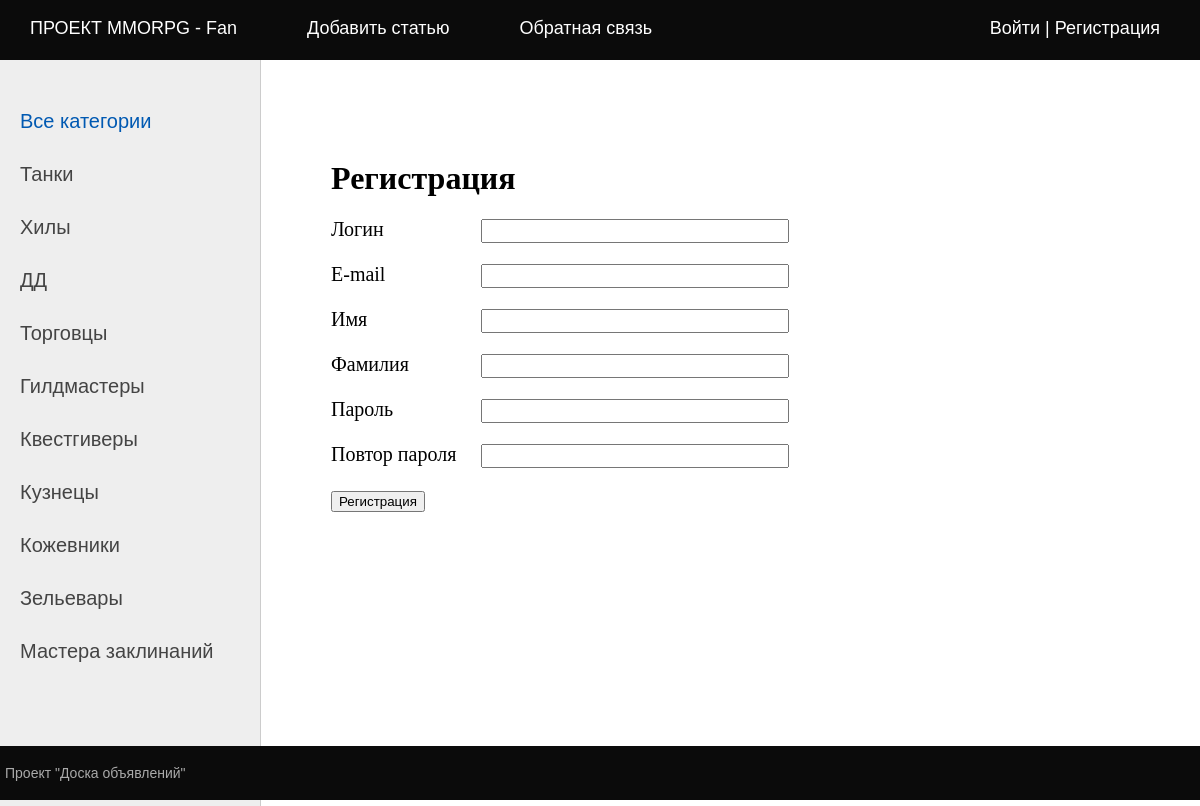
Page /accounts/register/ on the committed database.
### bbapp/models.py (models this page shows, shortened)
class Category(models.Model):
    name = models.CharField(max_length=128, db_index=True, verbose_name='Категория')
    slug = models.SlugField(max_length=255, unique=True, db_index=True)
    class Meta:
        verbose_name = 'Категория'
        verbose_name_plural = 'Категории'

### accounts/views.py (the view)
# urls.py: path('register/', RegisterUser.as_view(), name='register'),
class RegisterUser(CreateView):
    form_class = RegisterForm
    template_name = 'accounts/registration.html'
    extra_context = {'title': 'Регистрация'}
    success_url = reverse_lazy('accounts:login')

### accounts/forms.py (shortened to what this page needs)
class RegisterForm(UserCreationForm):
    username = forms.CharField(label="Логин", widget=forms.TextInput(attrs={'class': 'form-input'}))
    password1 = forms.CharField(label="Пароль", widget=forms.PasswordInput(attrs={'class': 'form-input'}))
    password2 = forms.CharField(label="Повтор пароля",
                                widget=forms.PasswordInput(attrs={'class': 'form-input'}))
    class Meta:
        model = get_user_model()
        fields = ('username', 'email', 'first_name', 'last_name', 'password1', 'password2')
        labels = {
            'email': 'E-mail',
            'first_name': 'Имя',
            'last_name': 'Фамилия',
        }
        widgets = {
            'email': forms.TextInput(attrs={'class': 'form-input'}),
            'first_name': forms.TextInput(attrs={'class': 'form-input'}),
            'last_name': forms.TextInput(attrs={'class': 'form-input'}),
        }

### accounts/context_processors.py (called while the page is built)
def get_bbapp_context(request):
    return {'mainmenu': menu}

### bbapp/templatetags/bb_tags.py (called while the page is built)
@register.inclusion_tag('bbapp/list_categories.html')
def show_categories(cat_selected=0):
    cats = Category.objects.all()
    return {'cats': cats, 'cat_selected': cat_selected}

### accounts/templates/accounts/registration.html (shortened to what this page needs)
{% extends 'default.html' %}
{% block content %}
<h1>Регистрация</h1>
<form method="POST">
    {% for f in form %}
    <p><label class="form-label" for="{{ f.id_for_label}}">{{ f.label }}</label>{{ f }}</p>
    {% endfor %}
    <p><button type="submit">Регистрация</button></p>
</form>
{% endblock %}

### bbapp/templates/bbapp/list_categories.html
{% for cat in cats %}
{% if cat.id == cat_selected %}
<li class="selected">{{ cat.name }}</li>
{% else %}
<li><a href="{% url 'category' cat.pk %}">{{ cat.name }}</a></li>
{% endif %}
{% endfor %}

### static/bbapp/css/styles.css (style rules this page uses)
html, body { font-family: 'Arial'; margin: 0; padding: 0; height: 100%; width: 100%; color: #444; }
a { color: #0059b2; text-decoration: none; }
.left-chapters ul li { margin: 30px 0 0 0; color: #999; }
.left-chapters ul li a { color: #444; text-decoration: none; }
.content-text h1 { font-size: 32px; }
.form-input { width: 300px; font-size: 16px; }
.form-label { display: inline-block; min-width: 150px; vertical-align: top; }

### rows in the picture
Category: name "Танки"
Category: name "Хилы"
Category: name "ДД"
Category: name "Торговцы"
Category: name "Гилдмастеры"
Category: name "Квестгиверы"
Category: name "Кузнецы"
Category: name "Кожевники"
Category: name "Зельевары"
Category: name "Мастера заклинаний"

### other values in the picture
{{ m.title }} "ПРОЕКТ MMORPG - Fan" "Добавить статью" "Обратная связь"
{{ f.label }} "Логин" "E-mail" "Имя" "Фамилия" "Пароль" "Повтор пароля"
